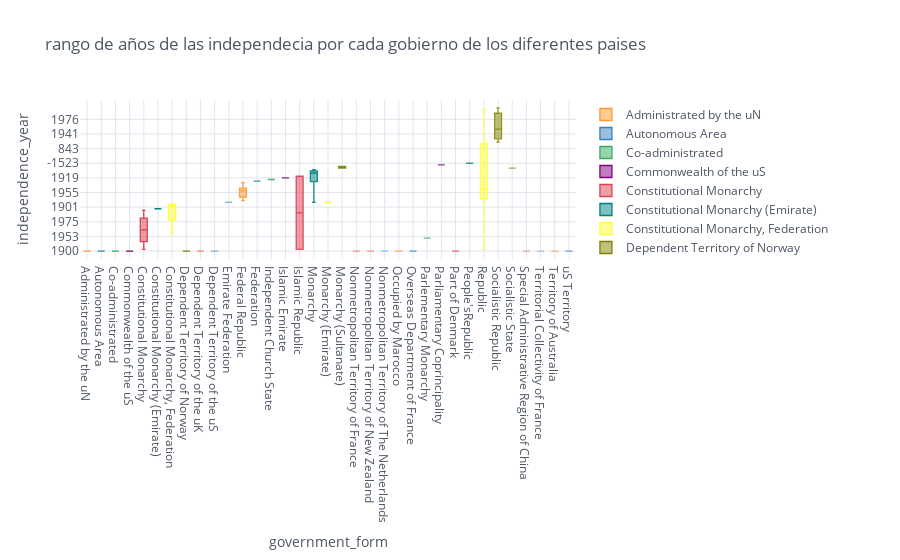

This figure's notebook cell:
### Code cell
# Boxplot o grafico de caja

Data2.iplot(kind='box', xTitle='government_form',
                    yTitle='independence_year', title='Rango de años de las independecia por cada gobierno de los diferentes paises')

### Figure 1 — Plotly figure (JSON) as saved in the notebook; plotly's stock layout.template omitted (floating-point values rounded to 4 significant figures; data arrays with more than 128 entries replaced by an {"elided": "..."} marker saying what was removed)
{"data": [{"boxpoints": false, "line": {"width": 1.3}, "marker": {"color": "rgba(255, 153, 51, 1.0)"}, "name": "Administrated by the uN", "orientation": "v", "type": "box", "y": {"elided": "239 str values"}}, {"boxpoints": false, "line": {"width": 1.3}, "marker": {"color": "rgba(55, 128, 191, 1.0)"}, "name": "Autonomous Area", "orientation": "v", "type": "box", "y": {"elided": "239 str values"}}, {"boxpoints": false, "line": {"width": 1.3}, "marker": {"color": "rgba(50, 171, 96, 1.0)"}, "name": "Co-administrated", "orientation": "v", "type": "box", "y": {"elided": "239 str values"}}, {"boxpoints": false, "line": {"width": 1.3}, "marker": {"color": "rgba(128, 0, 128, 1.0)"}, "name": "Commonwealth of the uS", "orientation": "v", "type": "box", "y": {"elided": "239 str values"}}, {"boxpoints": false, "line": {"width": 1.3}, "marker": {"color": "rgba(219, 64, 82, 1.0)"}, "name": "Constitutional Monarchy", "orientation": "v", "type": "box", "y": {"elided": "239 int values"}}, {"boxpoints": false, "line": {"width": 1.3}, "marker": {"color": "rgba(0, 128, 128, 1.0)"}, "name": "Constitutional Monarchy (Emirate)", "orientation": "v", "type": "box", "y": {"elided": "239 int values"}}, {"boxpoints": false, "line": {"width": 1.3}, "marker": {"color": "rgba(255, 255, 51, 1.0)"}, "name": "Constitutional Monarchy, Federation", "orientation": "v", "type": "box", "y": {"elided": "239 int values"}}, {"boxpoints": false, "line": {"width": 1.3}, "marker": {"color": "rgba(128, 128, 0, 1.0)"}, "name": "Dependent Territory of Norway", "orientation": "v", "type": "box", "y": {"elided": "239 str values"}}, {"boxpoints": false, "line": {"width": 1.3}, "marker": {"color": "rgba(251, 128, 114, 1.0)"}, "name": "Dependent Territory of the uK", "orientation": "v", "type": "box", "y": {"elided": "239 str values"}}, {"boxpoints": false, "line": {"width": 1.3}, "marker": {"color": "rgba(128, 177, 211, 1.0)"}, "name": "Dependent Territory of the uS", "orientation": "v", "type": "box", "y": {"elided": "239 str values"}}, {"boxpoints": false, "line": {"width": 1.3}, "marker": {"color": "rgba(128, 177, 211, 0.8999999999999999)"}, "name": "Emirate Federation", "orientation": "v", "type": "box", "y": {"elided": "239 int values"}}, {"boxpoints": false, "line": {"width": 1.3}, "marker": {"color": "rgba(255, 153, 51, 0.8999999999999999)"}, "name": "Federal Republic", "orientation": "v", "type": "box", "y": {"elided": "239 int values"}}, {"boxpoints": false, "line": {"width": 1.3}, "marker": {"color": "rgba(55, 128, 191, 0.8999999999999999)"}, "name": "Federation", "orientation": "v", "type": "box", "y": {"elided": "239 int values"}}, {"boxpoints": false, "line": {"width": 1.3}, "marker": {"color": "rgba(50, 171, 96, 0.8999999999999999)"}, "name": "Independent Church State", "orientation": "v", "type": "box", "y": {"elided": "239 int values"}}, {"boxpoints": false, "line": {"width": 1.3}, "marker": {"color": "rgba(128, 0, 128, 0.8999999999999999)"}, "name": "Islamic Emirate", "orientation": "v", "type": "box", "y": {"elided": "239 int values"}}, {"boxpoints": false, "line": {"width": 1.3}, "marker": {"color": "rgba(219, 64, 82, 0.8999999999999999)"}, "name": "Islamic Republic", "orientation": "v", "type": "box", "y": {"elided": "239 int values"}}, {"boxpoints": false, "line": {"width": 1.3}, "marker": {"color": "rgba(0, 128, 128, 0.8999999999999999)"}, "name": "Monarchy", "orientation": "v", "type": "box", "y": {"elided": "239 int values"}}, {"boxpoints": false, "line": {"width": 1.3}, "marker": {"color": "rgba(255, 255, 51, 0.8999999999999999)"}, "name": "Monarchy (Emirate)", "orientation": "v", "type": "box", "y": {"elided": "239 int values"}}, {"boxpoints": false, "line": {"width": 1.3}, "marker": {"color": "rgba(128, 128, 0, 0.8999999999999999)"}, "name": "Monarchy (Sultanate)", "orientation": "v", "type": "box", "y": {"elided": "239 int values"}}, {"boxpoints": false, "line": {"width": 1.3}, "marker": {"color": "rgba(251, 128, 114, 0.8999999999999999)"}, "name": "Nonmetropolitan Territory of France", "orientation": "v", "type": "box", "y": {"elided": "239 str values"}}, {"boxpoints": false, "line": {"width": 1.3}, "marker": {"color": "rgba(251, 128, 114, 0.7999999999999998)"}, "name": "Nonmetropolitan Territory of New Zealand", "orientation": "v", "type": "box", "y": {"elided": "239 str values"}}, {"boxpoints": false, "line": {"width": 1.3}, "marker": {"color": "rgba(128, 177, 211, 0.7999999999999998)"}, "name": "Nonmetropolitan Territory of The Netherlands", "orientation": "v", "type": "box", "y": {"elided": "239 str values"}}, {"boxpoints": false, "line": {"width": 1.3}, "marker": {"color": "rgba(255, 153, 51, 0.7999999999999998)"}, "name": "Occupied by Marocco", "orientation": "v", "type": "box", "y": {"elided": "239 str values"}}, {"boxpoints": false, "line": {"width": 1.3}, "marker": {"color": "rgba(55, 128, 191, 0.7999999999999998)"}, "name": "Overseas Department of France", "orientation": "v", "type": "box", "y": {"elided": "239 str values"}}, {"boxpoints": false, "line": {"width": 1.3}, "marker": {"color": "rgba(50, 171, 96, 0.7999999999999998)"}, "name": "Parlementary Monarchy", "orientation": "v", "type": "box", "y": {"elided": "239 int values"}}, {"boxpoints": false, "line": {"width": 1.3}, "marker": {"color": "rgba(128, 0, 128, 0.7999999999999998)"}, "name": "Parliamentary Coprincipality", "orientation": "v", "type": "box", "y": {"elided": "239 int values"}}, {"boxpoints": false, "line": {"width": 1.3}, "marker": {"color": "rgba(219, 64, 82, 0.7999999999999998)"}, "name": "Part of Denmark", "orientation": "v", "type": "box", "y": {"elided": "239 str values"}}, {"boxpoints": false, "line": {"width": 1.3}, "marker": {"color": "rgba(0, 128, 128, 0.7999999999999998)"}, "name": "People'sRepublic", "orientation": "v", "type": "box", "y": {"elided": "239 int values"}}, {"boxpoints": false, "line": {"width": 1.3}, "marker": {"color": "rgba(255, 255, 51, 0.7999999999999998)"}, "name": "Republic", "orientation": "v", "type": "box", "y": {"elided": "239 int values"}}, {"boxpoints": false, "line": {"width": 1.3}, "marker": {"color": "rgba(128, 128, 0, 0.7999999999999998)"}, "name": "Socialistic Republic", "orientation": "v", "type": "box", "y": {"elided": "239 int values"}}, {"boxpoints": false, "line": {"width": 1.3}, "marker": {"color": "rgba(128, 128, 0, 0.7)"}, "name": "Socialistic State", "orientation": "v", "type": "box", "y": {"elided": "239 int values"}}, {"boxpoints": false, "line": {"width": 1.3}, "marker": {"color": "rgba(251, 128, 114, 0.7)"}, "name": "Special Administrative Region of China", "orientation": "v", "type": "box", "y": {"elided": "239 str values"}}, {"boxpoints": false, "line": {"width": 1.3}, "marker": {"color": "rgba(128, 177, 211, 0.7)"}, "name": "Territorial Collectivity of France", "orientation": "v", "type": "box", "y": {"elided": "239 str values"}}, {"boxpoints": false, "line": {"width": 1.3}, "marker": {"color": "rgba(255, 153, 51, 0.7)"}, "name": "Territory of Australia", "orientation": "v", "type": "box", "y": {"elided": "239 str values"}}, {"boxpoints": false, "line": {"width": 1.3}, "marker": {"color": "rgba(55, 128, 191, 0.7)"}, "name": "uS Territory", "orientation": "v", "type": "box", "y": {"elided": "239 str values"}}], "layout": {"legend": {"bgcolor": "#FFFFFF", "font": {"color": "#4D5663"}}, "paper_bgcolor": "#FFFFFF", "plot_bgcolor": "#FFFFFF", "title": {"font": {"color": "#4D5663"}, "text": "rango de años de las independecia por cada gobierno de los diferentes paises"}, "xaxis": {"gridcolor": "#E1E5ED", "showgrid": true, "tickfont": {"color": "#4D5663"}, "title": {"font": {"color": "#4D5663"}, "text": "government_form"}, "zerolinecolor": "#E1E5ED"}, "yaxis": {"gridcolor": "#E1E5ED", "showgrid": true, "tickfont": {"color": "#4D5663"}, "title": {"font": {"color": "#4D5663"}, "text": "independence_year"}, "zerolinecolor": "#E1E5ED"}}}
